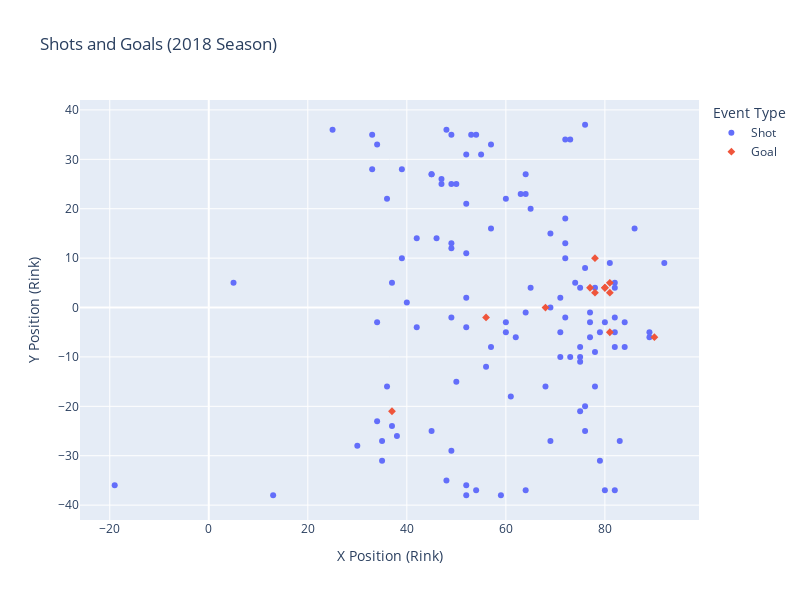

Notebook source saved alongside this figure:
### Code cell
import plotly.express as px

# Combine shots and goals for plotting
combined = pd.concat([
    shots.assign(event_type='Shot'),
    goals.assign(event_type='Goal')
])

# Plot using Plotly Express
fig = px.scatter(
    combined, 
    x='st_x', 
    y='st_y', 
    color='event_type',
    symbol='event_type',
    title='Shots and Goals (2018 Season)',
    labels={'st_x': 'X Position', 'st_y': 'Y Position'},
    hover_data=['description', 'period', 'dateTime']
)

# Set size of plot and add titles
fig.update_layout(
    width=800,
    height=600,
    xaxis_title="X Position (Rink)",
    yaxis_title="Y Position (Rink)",
    legend_title_text='Event Type'
)

fig.show()

### Figure 1 — Plotly figure (JSON) as saved in the notebook; plotly's stock layout.template omitted (floating-point values rounded to 4 significant figures; data arrays with more than 128 entries replaced by an {"elided": "..."} marker saying what was removed)
{"data": [{"customdata": {"elided": "114x3 mixed values"}, "hovertemplate": "event_type=Shot<br>X Position=%{x}<br>Y Position=%{y}<br>description=%{customdata[0]}<br>period=%{customdata[1]}<br>dateTime=%{customdata[2]}<extra></extra>", "legendgroup": "Shot", "marker": {"color": "#636efa", "symbol": "circle"}, "mode": "markers", "name": "Shot", "orientation": "v", "showlegend": true, "type": "scatter", "x": [49, 54, 79, 89, 82, 75, 61, 60, 69, 35, 76, 82, 62, 65, 42, 83, 33, 47, 42, 72, 52, 82, 78, 92, 69, 13, 5, 49, 54, 52, 37, 71, 77, 36, -19, 57, 75, 72, 25, 52, 57, 45, 73, 79, 75, 49, 60, 33, 47, 72, 48, 75, 77, 34, 36, 52, 60, 77, 80, 84, 48, 64, 37, 35, 72, 57, 73, 80, 63, 76, 64, 68, 55, 53, 71, 56, 75, 39, 64, 72, 59, 78, 45, 86, 46, 81, 82, 84, 71, 50, 82, 82, 49, 45, 78, 49, 39, 76, 30, 89, 38, 69, 50, 49, 34, 52, 52, 34, 64, 65, 52, 40, 74, 76], "xaxis": "x", "y": [35, -37, -31, -6, -2, 4, -18, 22, -27, -31, -25, -37, -6, 20, -4, -27, 35, 25, 14, 18, -4, -5, 4, 9, 0, -38, 5, -2, 35, 2, -24, -5, -1, 22, -36, 33, -11, -2, 36, 21, -8, 27, -10, -5, -8, 25, -3, 28, 26, 13, -35, -21, -3, -23, -16, 31, -5, -6, -37, -8, 36, 27, 5, -27, 34, 16, 34, -3, 23, -20, -37, -16, 31, 35, -10, -12, -10, 10, -1, 10, -38, -16, -25, 16, 14, 9, -8, -3, 2, 25, 5, 4, 13, 27, -9, 12, 28, 8, -28, -5, -26, 15, -15, -29, -3, 11, -38, 33, 23, 4, -36, 1, 5, 37], "yaxis": "y"}, {"customdata": [["Johnny Gaudreau (24) Wrist Shot, assists: Micheal Ferland (20)", 1, "2018-04-08T03:17:44"], ["Mark Jankowski (14) Wrist Shot, assists: Johnny Gaudreau (60), Michael Stone (7)", 1, "2018-04-08T03:18:37"], ["Mark Jankowski (15) Backhand, assists: Nick Shore (13), Troy Brouwer (15)", 1, "2018-04-08T03:23:58"], ["Garnet Hathaway (4) Wrist Shot, assists: Matt Stajan (8), Curtis Lazar (10)", 2, "2018-04-08T04:26:43"], ["Spencer Foo (2) Wrist Shot, assists: Mikael Backlund (31), Matt Bartkowski (3)", 2, "2018-04-08T04:28:35"], ["Mark Jankowski (16) Wrist Shot, assists: none", 2, "2018-04-08T04:44:43"], ["Mark Jankowski (17) Backhand, assists: Troy Brouwer (16), Nick Shore (14)", 3, "2018-04-08T05:09:08"], ["Spencer Foo (1) Deflected, assists: Michael Stone (6), Mikael Backlund (30)", 2, "2018-04-06T02:27:47"], ["Nick Shore (5) Snap Shot, assists: Curtis Lazar (9), Matt Bartkowski (2)", 2, "2018-04-04T03:13:25"], ["Dougie Hamilton (17) Wrist Shot, assists: Mikael Backlund (29), Michael Frolik (14)", 1, "2018-04-01T03:22:14"], ["Garnet Hathaway (3) Wrist Shot, assists: none", 1, "2018-04-01T03:33:38"], ["Mikael Backlund (14) Wrist Shot, assists: Michael Stone (5), Michael Frolik (15)", 1, "2018-04-01T03:39:27"]], "hovertemplate": "event_type=Goal<br>X Position=%{x}<br>Y Position=%{y}<br>description=%{customdata[0]}<br>period=%{customdata[1]}<br>dateTime=%{customdata[2]}<extra></extra>", "legendgroup": "Goal", "marker": {"color": "#EF553B", "symbol": "diamond"}, "mode": "markers", "name": "Goal", "orientation": "v", "showlegend": true, "type": "scatter", "x": [80, 77, 90, 81, 80, 81, 81, 78, 68, 56, 37, 78], "xaxis": "x", "y": [4, 4, -6, 5, 4, -5, 3, 3, 0, -2, -21, 10], "yaxis": "y"}], "layout": {"height": 600, "legend": {"title": {"text": "Event Type"}, "tracegroupgap": 0}, "title": {"text": "Shots and Goals (2018 Season)"}, "width": 800, "xaxis": {"anchor": "y", "domain": [0, 1], "title": {"text": "X Position (Rink)"}}, "yaxis": {"anchor": "x", "domain": [0, 1], "title": {"text": "Y Position (Rink)"}}}}
